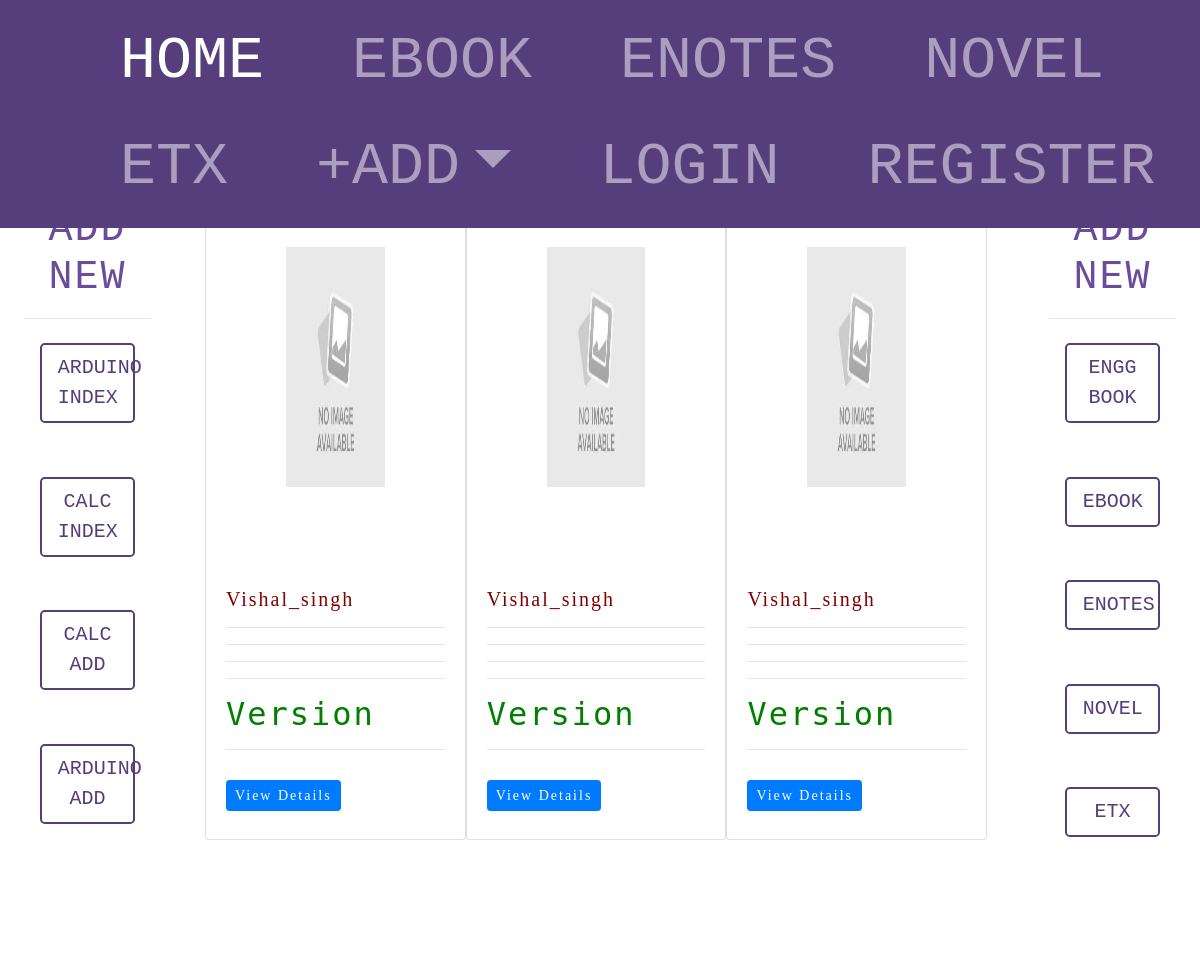
Screenshot of /polls/etx/etx_index with the database file from the repository.
### polls/models.py (models this page shows, shortened)
class Etx_model(models.Model):
	owner = models.ForeignKey(User, on_delete=models.CASCADE)
	item_image=models.FileField(blank=True,default='book/pdf/no_image.jpg' )
	item_image2=models.FileField(blank=True,default='book/pdf/no_image.jpg' )
	item_image3=models.FileField(blank=True,default='book/pdf/no_image.jpg' )
	sell_price=models.CharField(max_length=lenn,null=True)
	rent_price_per_day=models.CharField(max_length=lenn,null=True,default='15')
	rent_price_per_week=models.CharField(max_length=lenn,null=True,default='100')
	rent_price_per_month=models.CharField(max_length=lenn,null=True,default='250')
	class Meta:
        	ordering = ('sell_price',)

### polls/views.py (the view)
class EtxIndexView(generic.ListView):
    template_name = 'polls/etx_index.html'
    context_object_name = 'latest_owner_list'
    paginate_by = 9
    def get_queryset(self):
		return Etx_model.objects.all()

### polls/templates/polls/etx_index.html (shortened to what this page needs)
{% extends 'polls/base.html' %}
{% load static %}
{% load bootstrap %}
{% load crispy_forms_tags %}
{% block body %}
<div class="index_page_bg">
    <div class="row" style="padding-top: 50px;   ">
    <div class="col-lg-2  " >
            {% include "polls/side_bar_etx.html" %}
    </div >
<br><br>
        <div class="col-lg-8 index_middle_bg" style="padding: 10px 30px;">
            <div class="row" style="font-size:35px;">
            {% if object_list %}
                {% for etx_model in  latest_owner_list %}
                    <div class="card " style="width: 33%; ">
                              {% if  etx_model.item_image %}
                                <a href="{% url 'polls:etx_detail' etx_model.id  %}">
                                  <img class="card-img-top img-responsive" src="{{ etx_model.item_image.url }}"
                                  alt="Card image cap" style=" padding: 80px; height:400px;">
                                </a>
                              {% endif %}
                          <div class="card-body" >
                            <h5 class="card-title" style="color:maroon">{{etx_model.owner.username }}</h5>
                              {% if etx_model.manufacturer != 'optional' %}
                                <hr>
                              {% endif %}
                            <h2>
                              {% if etx_model.item_keyword2 != 'optional' %}
                                <hr>
                              {% endif %}
                              {% if etx_model.item_keyword3 != 'optional' %}
                                <hr>
                              {% endif %}
                              {% if etx_model.item_keyword4 != 'optional' %}
                                <hr>
                              {% endif %}
                              {% if etx_model.version != 'optional' %}
                                version <hr>
                              {% endif %}
                            </h2>
                            <a href="{% url 'polls:etx_detail' etx_model.id  %}" class="btn btn-primary btn-sm" role="button">View Details</a>
                          </div>
                    </div>
                {% endfor %}
            {% else %}
                    <h1 class=" col-sm-12 detail_heading">  NO BOOKS </h1>
            {% endif %}
            </div>
        </div>
      <div class="col-lg-2  " >
                {% include "polls/side_bar_all.html" %}
      </div >
    </div>
</div>
{% endblock %}

### polls/static/polls/css/style.css (style rules this page uses)
h2,h3,h4 { color: green; font-family: 'monospace'; }
.index_middle_bg { color:orange; font-family:Verdana ; padding: 10px 30px; text-transform: capitalize;letter-spacing: 2px; }
.index_page_bg { padding-top: 10px; padding-bottom: 1000px; background-color: white; }

### rows the page displays
Etx_model: item_image (placeholder picture), owner.username "Vishal_singh"
Etx_model: item_image (placeholder picture), owner.username "Vishal_singh"
Etx_model: item_image (placeholder picture), owner.username "Vishal_singh"

### other values shown
{{ "Home"|upper }} "HOME"
{{ "Ebook"|upper }} "EBOOK"
{{ "Enotes"|upper }} "ENOTES"
{{ "Novel"|upper }} "NOVEL"
{{ "Etx"|upper }} "ETX"
{{ "+ADD"|upper }} "+ADD"
{{ "login"|upper }} "LOGIN"
{{ "register"|upper }} "REGISTER"
{{ "Arduino Index"|upper }} "ARDUINO INDEX"
{{ "Calc Index"|upper }} "CALC INDEX"
{{ "Calc Add"|upper }} "CALC ADD"
{{ "Arduino Add"|upper }} "ARDUINO ADD"
{{ "Engg Book"|upper }} "ENGG BOOK"
